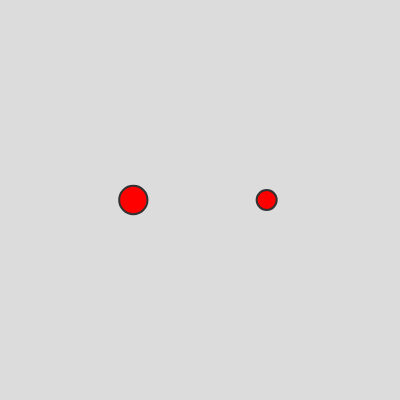
Frame 1 (no input)
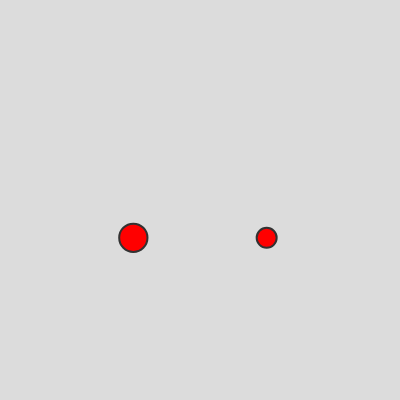
Frame 60 (no input)
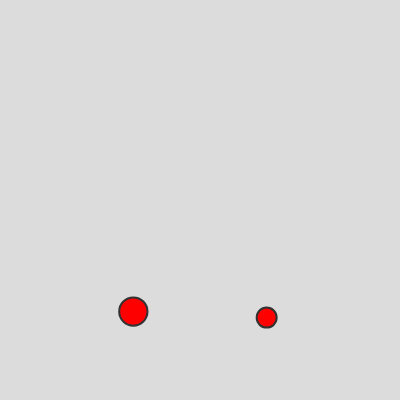
Frame 120 (the mouse pressed at the canvas centre since frame 60)

The p5.js sketch that drew these frames (run headless with seeded random() and noise() and a simulated clock; from frame 60 on, the mouse is pressed at the canvas centre):

// p5.js sketch
// ── sketch.js
// an object at rest stays at rest
// f = m * a; or A = F / M

//we're taking a force that exists in the environment and applying
// it to the object

let ball1;
let ball2

//Creating gravity
function gravity(x) {
  const grav = createVector(0, 0.001);

  //the force is the weight, and the bigger the weight, the 
  //bigger the mass
  return p5.Vector.mult(grav, x.mass)
}

//Creating wind
// function wind(x) {
//   if (mouseIsPressed) {
//     console.log("WOOOSSSHHH")
//     const wind = createVector(x, 0);
//     ball.applyForce(wind)
//   }
// }

function setup() {
  createCanvas(400, 400);
  ball1 = new Ball(width * 2 / 3, height / 2, 0, 0, 0, 0, 25)
  ball2 = new Ball(width / 3, height / 2, 0, 0, 0, 0, 50)

}

function draw() {
  background(220);
  ball1.applyForce(gravity(ball1));
  ball2.applyForce(gravity(ball2));

  ball1.kick();
  ball2.kick();

  // ball.applyForce(wind(0.1))

  ball1.update();
  ball2.update();

  ball1.show();
  ball2.show();

  ball1.edges();
  ball2.edges();

}
// ── Ball.js
class Ball {
    constructor(posx, posy, velx, vely, accx, accy, m) {
        this.pos = createVector(posx, posy);
        this.vel = createVector(velx, vely);
        this.acc = createVector(accx, accy);
        this.mass = m
        this.r = sqrt(this.mass) * 2
    }

    applyForce(force) {
        //as F = M * A and A = F / M, we divide force by the mass
        // to add to our acceleration
        let f = p5.Vector.div(force, this.mass)
        this.acc.add(f);
    }

    update() {
        this.vel.add(this.acc)
        this.pos.add(this.vel);
    }

    show() {
        fill(255, 0, 0);
        stroke(50);
        strokeWeight(2);
        ellipse(this.pos.x, this.pos.y, this.r * 2, this.r * 2)
    }

    edges() {
        if (this.pos.x <= 0 + this.r) {
            this.pos.x = 0 + this.r
            this.vel.x *= -1;
        } else if (this.pos.x >= width - this.r) {
            this.pos.x = width - this.r;
            this.vel.x *= -1;
        } else if (this.pos.y <= 0 + this.r) {
            this.pos.y = 0 + this.r
            this.vel.y *= -1;
        } else if (this.pos.y >= height - this.r) {
            this.pos.y = height - this.r
            this.vel.y *= -1;
        }
    }

    kick () {
        if (mouseIsPressed && dist(this.pos.x, this.pos.y, mouseX, mouseY) < this.r) {
            console.log("clicked!!")
            this.acc.set(0, 0)
            this.vel.set(random([-7, -6, -5, 5, 6, 7]), random([-7, -6, -5, 5, 6, 7]))
        }

        //TODO: flick the ball whenever cursor drags on ball in a direction
        // let mouseVector = createVector(mouseX, mouseY)
        // this.pos.add(mouseReleased(mouseVector));
    }

}
